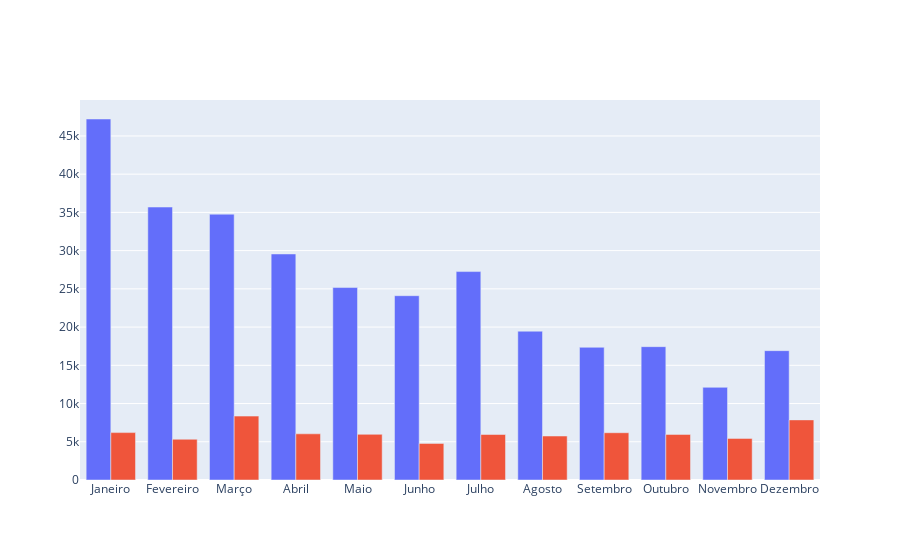

Write notebook code for a chart like this one.
### Code cell
fig = make_subplots(rows=1, cols=1)

fig.add_trace(go.Bar(x=df_receitas_graph_01.index, y=df_receitas_graph_01['VALOR_RECEITA'], showlegend=False, name='Receita'), row=1, col=1)

fig.add_trace(go.Bar(x=df_despesas_graph_01.index, y=df_despesas_graph_01['VALOR_DESPESA'], showlegend=False, name='Despesa'), row=1, col=1)
#fig.add_trace(go.Scatter(x=df_despesas_graph_01['COMPETÊNCIA'], y=df_despesas_graph_01['VALOR'], showlegend=False), row=1, col=1)

fig.show()

### Figure 1 — Plotly figure (JSON) as saved in the notebook; plotly's stock layout.template omitted (floating-point values rounded to 4 significant figures)
{"data": [{"name": "Receita", "showlegend": false, "type": "bar", "x": ["Janeiro", "Fevereiro", "Março", "Abril", "Maio", "Junho", "Julho", "Agosto", "Setembro", "Outubro", "Novembro", "Dezembro"], "xaxis": "x", "y": [47215, 35700.0, 34770.0, 29560.0, 25170, 24105, 27260.0, 19460, 17355, 17440, 12120, 16915], "yaxis": "y"}, {"name": "Despesa", "showlegend": false, "type": "bar", "x": ["Janeiro", "Fevereiro", "Março", "Abril", "Maio", "Junho", "Julho", "Agosto", "Setembro", "Outubro", "Novembro", "Dezembro"], "xaxis": "x", "y": [6200.0, 5329.0, 8356.0, 6039.0, 5972.0, 4785.0, 5949.0, 5751.0, 6183.0, 5961.0, 5440.0, 7860.0], "yaxis": "y"}], "layout": {"xaxis": {"anchor": "y", "domain": [0, 1]}, "yaxis": {"anchor": "x", "domain": [0, 1]}}}
